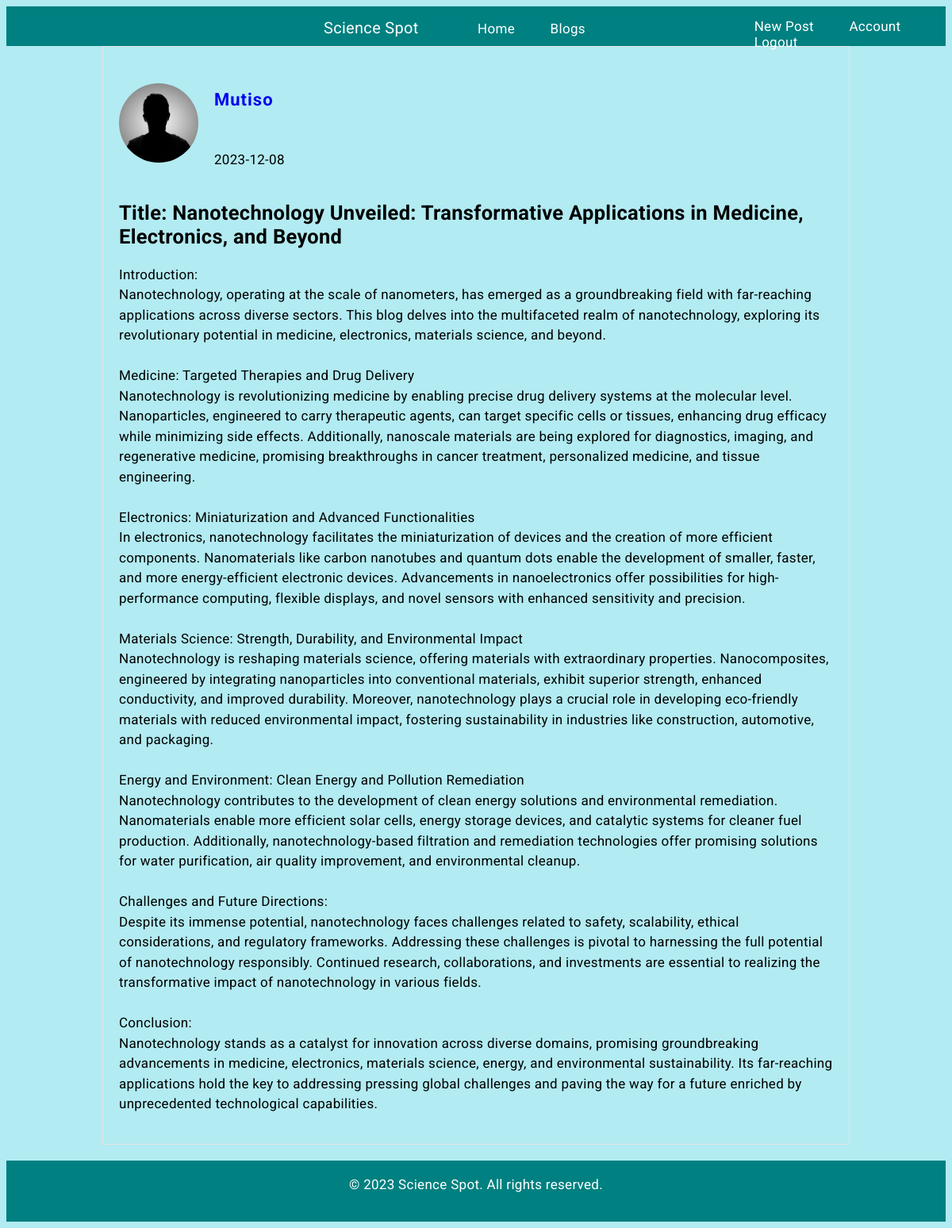
The app's page /post/4 (signed in) with its own data.
### flaskblog/models.py (models this page shows, shortened)
class User(db.Model, UserMixin):
    id = db.Column(db.Integer, primary_key=True)
    username = db.Column(db.String(20), unique=True, nullable=False)
    email = db.Column(db.String(120), unique=True, nullable=False)
    image_file = db.Column(db.String(20), nullable=False, default='default.jpg')
    password = db.Column(db.String(60), nullable=False)
    posts = db.relationship('Post', backref='author', lazy=True)
    """How ro represent our user model"""

class Post(db.Model):
    id = db.Column(db.Integer, primary_key=True)
    title = db.Column(db.String(100), nullable=False)
    date_posted = db.Column(db.DateTime, nullable=False, default=datetime.utcnow)
    content = db.Column(db.Text, nullable=False)
    user_id = db.Column(db.Integer, db.ForeignKey('user.id'), nullable=False)
    """How ro represent our post model"""

### flaskblog/routes.py (the view)
@app.route("/post/<int:post_id>")
@login_required
def post(post_id):
    post = Post.query.get_or_404(post_id)
    return render_template('post.html', title=post.title, post=post)

### flaskblog/models.py (called while the page is built)
@login_manager.user_loader
def load_user(user_id):
    return User.query.get(int(user_id))

### flaskblog/templates/post.html (shortened to what this page needs)
{% extends 'layout.html' %} {% block content %}
<div class="homedivpost">
  <div class="homedivdetails">
    <img class="accountimageclass" src="{{ url_for('static', filename='images/' + post.author.image_file) }}"/>
    <div class="user-details">
      <p><a href="{{ url_for('user_posts', username=post.author.username) }}">{{ post.author.username }}</a></p>
      <p>{{ post.date_posted.strftime('%Y-%m-%d') }}</p>
    </div>
  </div>
  <p><h2>{{ post.title }}</h2></p>
  <p>{{ post.content }}</p>
</div>
{% endblock %}

### flaskblog/static/navigation.css (style rules this page uses)
* { text-decoration: none; }

### flaskblog/static/style.css (style rules this page uses)
body { background: #B2EBF2; font-size: 17px; letter-spacing: 0.3px; font-family: roboto, sans-serif; }
.accountimageclass { border-radius: 50%; width: 100px; height: 100px; object-fit: cover; }
.homedivdetails { display: flex; align-items: center; }
.user-details { display: flex; flex-direction: column; margin-left: 20px; }
.user-details a { padding-top: 20px; text-decoration: none; font-weight: bold; font-size: 22px; letter-spacing: 1px; margin-bottom: 10px; }
.user-details > p { margin-top: 30px; }
.homedivpost { margin: auto; padding: 20px; width: 900px; height: 100%; border: 1px solid rgb(231, 226, 226); }
.homedivpost p { word-wrap: break-word; white-space: pre-line; line-height: 1.5; }

### records on screen
User: image_file (placeholder picture), author.username "Mutiso"
Post: date_posted "2023-12-08", title "Title: Nanotechnology Unveiled: Transformative Applications in Medicine, Electronics, and Beyond", content "Introduction: Nanotechnology, operating at the scale of nanometers, has emerged as a groundbreaking field with far-reaching applications across diverse sectors. This blog delves into the multifaceted realm of nanotechnology, exploring its revolutionary potential in medicine, electronics, materials science, and beyond. Medicine: Targeted Therapies and Drug Delivery Nanotechnology is revolutionizing medicine by enabling precise drug delivery systems at the molecular level. Nanoparticles, engineered to carry therapeutic agents, can target specific cells or tissues, enhancing drug efficacy while minimizing side effects. Additionally, nanoscale materials are being explored for diagnostics,…"
